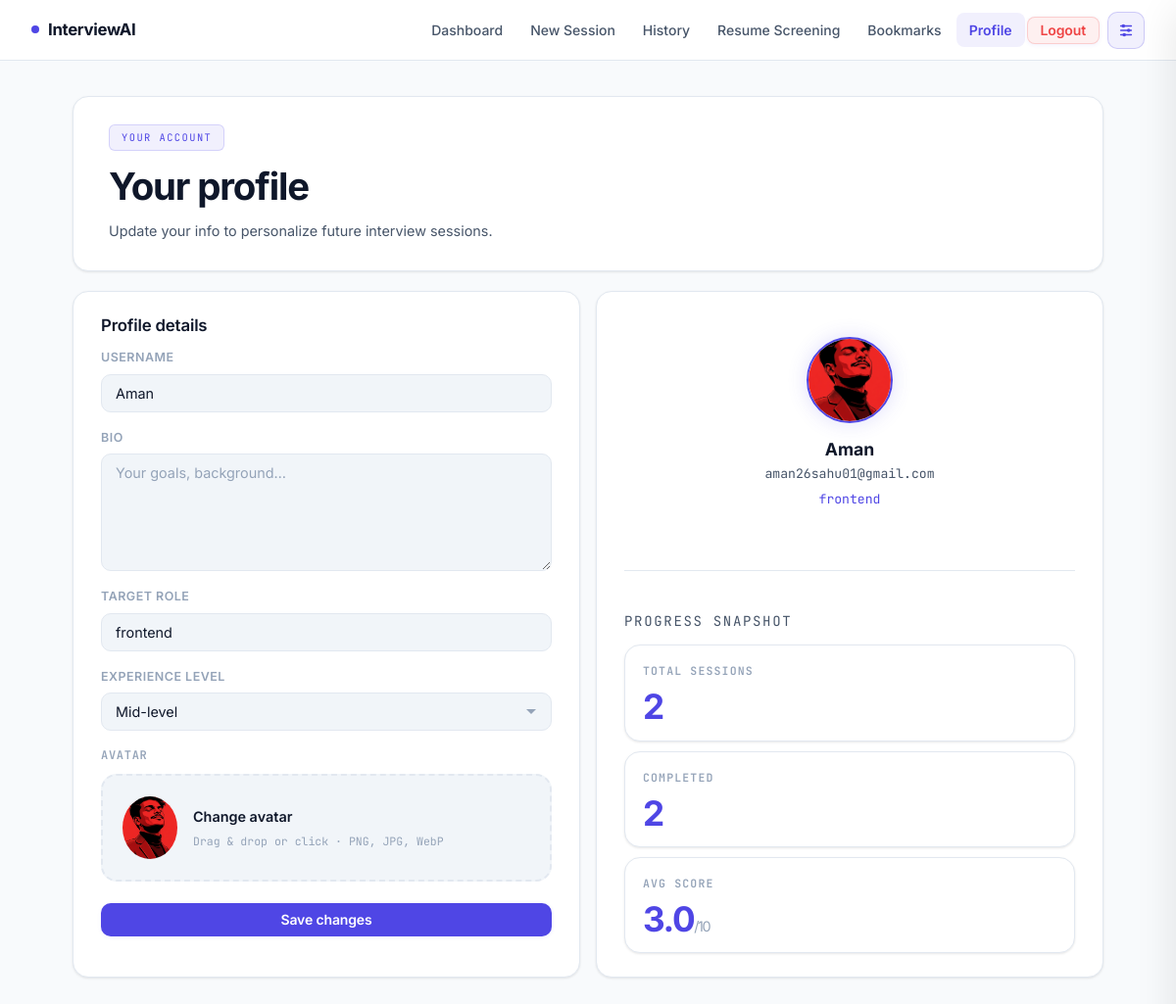
Screenshot of /profile/ (signed in) with the database file from the repository.
### apps/users/models.py (models this page shows, shortened)
class CustomUser(AbstractUser):
    email = models.EmailField(unique=True)
    bio = models.TextField(blank=True)
    avatar = models.ImageField(upload_to='avatars/', null=True, blank=True)
    target_role = models.CharField(max_length=120, blank=True, help_text='e.g. Backend Engineer')
    experience_level = models.CharField(
        max_length=10,
        choices=[('junior', 'Junior'), ('mid', 'Mid-level'), ('senior', 'Senior')],
        default='mid',
    )
    daily_streak  = models.IntegerField(default=0)
    last_active   = models.DateField(null=True, blank=True)
    created_at = models.DateTimeField(auto_now_add=True)
    USERNAME_FIELD  = 'email'
    REQUIRED_FIELDS = ['username']

### apps/users/views.py (the view, shortened to what this page needs)
# urls.py: path('profile/',  profile_view,  name='profile'),
@login_required
def profile_view(request):
    from apps.interview.models import InterviewSession
    stats = InterviewSession.objects.filter(user=request.user).aggregate(
        total=Count('id'),
        completed=Count('id', filter=Q(status='completed')),
        avg_score=Avg('overall_score'),
    )
    return render(request, 'users/profile.html', {'stats': stats})

### templates/users/profile.html (shortened to what this page needs)
{% extends 'base.html' %}
{% load static %}
{% block content %}
<section class="card page-hero reveal">
  <div class="hero-strip"><div class="hero-pill">Your account</div></div>
  <h1>Your profile</h1>
  <p>Update your info to personalize future interview sessions.</p>
</section>
<div class="grid two">
  <article class="card section-pad reveal">
    <h3>Profile details</h3>
    <form method="post" enctype="multipart/form-data" action="{% url 'profile' %}" id="profile-form">
      <label>
        Username
        <input type="text" name="username" value="{{ request.user.username }}" required>
      </label>
      <label>
        Bio
        <textarea name="bio" rows="3" placeholder="Your goals, background…">{{ request.user.bio }}</textarea>
      </label>
      <label>
        Target role
        <input type="text" name="target_role" value="{{ request.user.target_role }}" placeholder="e.g. Backend Engineer">
      </label>
      <label>
        Experience level
        <select name="experience_level">
          <option value="mid"    {% if request.user.experience_level == 'mid'    %}selected{% endif %}>Mid-level</option>
        </select>
      </label>
      <div>
        <div class="avatar-upload-label">Avatar</div>
        <div class="avatar-upload-zone" id="avatar-drop-zone">
          <div class="avatar-placeholder-zone" id="avatar-placeholder-zone">
            <div class="avatar-upload-icon">
              {% if request.user.avatar %}
                <img src="{{ request.user.avatar.url }}" alt="current" style="width:64px;height:64px;border-radius:50%;object-fit:cover;border:2px solid var(--gold);">
              {% endif %}
            </div>
            <div class="avatar-upload-text">
              <span class="avatar-upload-main">
                {% if request.user.avatar %}Change avatar{% else %}Upload avatar{% endif %}
              </span>
              <span class="avatar-upload-sub">Drag &amp; drop or click · PNG, JPG, WebP</span>
            </div>
          </div>
        </div>
      </div>
      <button type="submit" style="margin-top:6px;">Save changes</button>
    </form>
  </article>
  <article class="card section-pad profile-side-panel reveal">
    <div class="avatar-wrap">
      {% if request.user.avatar %}
        <img src="{{ request.user.avatar.url }}" alt="avatar" class="avatar-img" id="profile-avatar-display">
      {% else %}
        <div class="avatar-placeholder" id="profile-avatar-display">{{ request.user.initials }}</div>
      {% endif %}
      <div class="profile-identity">
        <div class="profile-identity-name">{{ request.user.username }}</div>
        <div class="muted mono">{{ request.user.email }}</div>
        {% if request.user.target_role %}
          <div class="profile-role">{{ request.user.target_role }}</div>
        {% endif %}
      </div>
    </div>
    <hr class="divider">
    <div>
      <div class="muted profile-mini-head">Progress snapshot</div>
      <div class="grid profile-stat-grid">
        <div class="card stat profile-stat-card">
          <div class="label">Total sessions</div>
          <div class="value profile-stat-value">{{ stats.total|default:0 }}</div>
        </div>
        <div class="card stat profile-stat-card">
          <div class="label">Completed</div>
          <div class="value profile-stat-value">{{ stats.completed|default:0 }}</div>
        </div>
        <div class="card stat profile-stat-card">
          <div class="label">Avg score</div>
          <div class="value profile-stat-value">{{ stats.avg_score|default:0|floatformat:1 }}<span>/10</span></div>
        </div>
      </div>
    </div>
  </article>
</div>
{% endblock %}

### templates/base.html (shortened to what this page needs)
{% load static %}
<!doctype html>
<html lang="en" data-theme="light">
<head>
  <link rel="stylesheet" href="{% static 'css/app.css' %}">
  <link rel="stylesheet" href="{% static 'css/features.css' %}">
</head>
<body>
  <header class="topbar">
    <a href="{% if request.user.is_authenticated %}{% url 'dashboard' %}{% else %}{% url 'login' %}{% endif %}" class="brand">
      <span class="brand-dot"></span>
      InterviewAI
    </a>
    <nav class="nav-links">
      {% if request.user.is_authenticated %}
        <a href="{% url 'dashboard' %}" {% if request.resolver_match.url_name == 'dashboard' %}class="nav-active"{% endif %}>Dashboard</a>
        <a href="{% url 'new_interview' %}" {% if request.resolver_match.url_name == 'new_interview' %}class="nav-active"{% endif %}>New Session</a>
        <a href="{% url 'history' %}" {% if request.resolver_match.url_name == 'history' %}class="nav-active"{% endif %}>History</a>
        <a href="{% url 'resume_screening' %}" {% if request.resolver_match.url_name == 'resume_screening' %}class="nav-active"{% endif %}>Resume Screening</a>
        <a href="{% url 'bookmarks' %}" {% if request.resolver_match.url_name == 'bookmarks' %}class="nav-active"{% endif %}>Bookmarks</a>
        <a href="{% url 'profile' %}" {% if request.resolver_match.url_name == 'profile' %}class="nav-active"{% endif %}>Profile</a>
        <button type="button"
           class="btn-link danger"
           id="logout-link"
           onclick="doLogout()">
          Logout
        </button>
      {% else %}
        <a href="{% url 'login' %}">Sign in</a>
        <a href="{% url 'register' %}" class="btn-link">Get started</a>
      {% endif %}
      <button class="settings-btn" id="settings-open-btn" title="Settings" aria-label="Open settings">
        <span class="settings-btn-inner">
        </span>
      </button>
    </nav>
  </header>
  <main class="page-shell">
    {% block content %}{% endblock %}
  </main>
</body>
</html>

### rows the page displays
CustomUser: username "Aman", target_role "frontend", experience_level "Mid-level", user.avatar (picture), user.username "Aman", user.email "aman26sahu01@gmail.com", user.target_role "frontend"

### other values shown
{{ stats.total|default:0 }} "2"
{{ stats.completed|default:0 }} "2"
{{ stats.avg_score|default:0|floatformat:1 }} "3.0"
